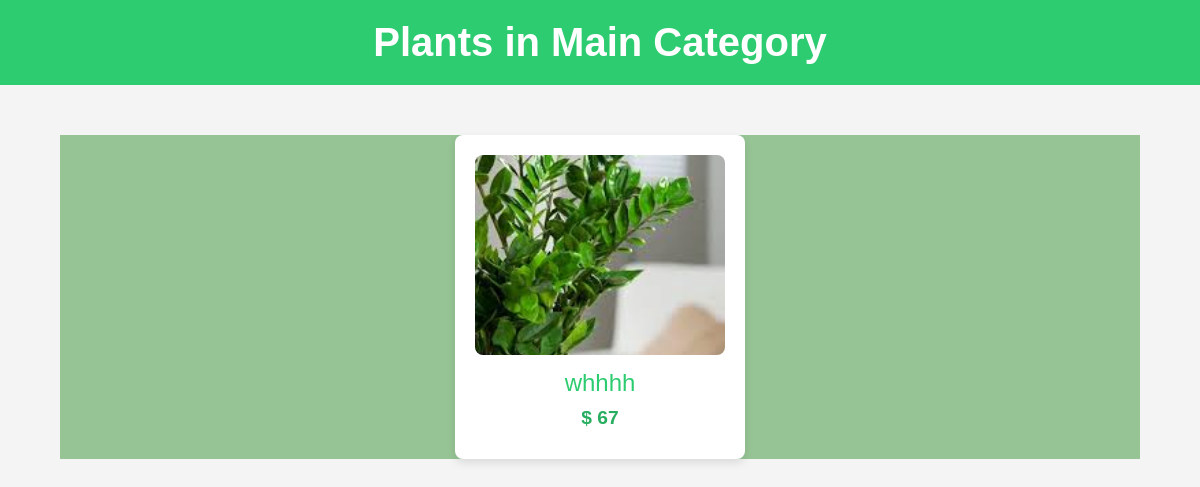
Page /mcatgall/1 on the earlier database version.
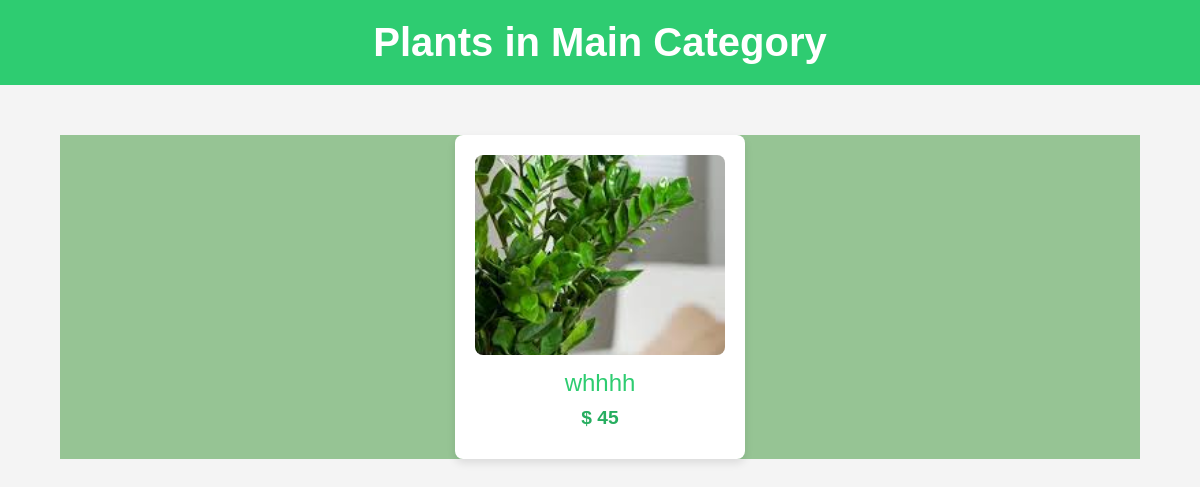
Same page on the later database version.
### app/models.py (models this page shows, shortened)
class Plants(models.Model):
    p_id=models.TextField()
    name=models.TextField()
    p_catg=models.TextField()
    p_dis=models.TextField()
    price=models.IntegerField()
    offer_price=models.IntegerField()
    img=models.FileField()
    img2=models.FileField()
    stock=models.IntegerField()
    catg=models.ForeignKey(Category,on_delete=models.CASCADE)
    mcatg=models.ForeignKey(Main_cat,on_delete=models.CASCADE)

### app/views.py (the view)
# urls.py: path('mcatgall/<pid>',views.mcatgall),
def mcatgall(req, pid):
    main_cat = Main_cat.objects.get(id=pid)
    plants = Plants.objects.filter(mcatg=main_cat)
    return render(req, 'user/mcatgall.html', {'plants': plants, 'main_cat': main_cat})

### templates/user/mcatgall.html (shortened to what this page needs)
<!DOCTYPE html>
<html lang="en">
<head>
    {% load static %}
</head>
<body>
    <header>
        <h1>Plants in Main Category</h1>
    </header>
    <div class="container" style="margin-top: 50px; background-color: #469c448a; height: auto;" >
    <div class="container">
        {% if plants %}
            <div class="plant-list">
                {% for plant in plants %}
                    <a href="../view_pro/{{ plant.pk }}" class="linkplant">
                    <div class="plant-item">
                        <img src="{{ plant.img.url }}" alt="{{ plant.name }}">
                        <div class="plant-name">{{ plant.name }}</div>
                        <div class="plant-offer-price">$ {{ plant.offer_price }}</div>
                    </div>
                </a>
                {% endfor %}
            </div>
        {% else %}
            <p class="no-plants">No plants found in this category.</p>
        {% endif %}
    </div>
    </div>
</body>
</html>

Differences in the rows shown:
changed Plants "whhhh": offer_price "67" → "45"
